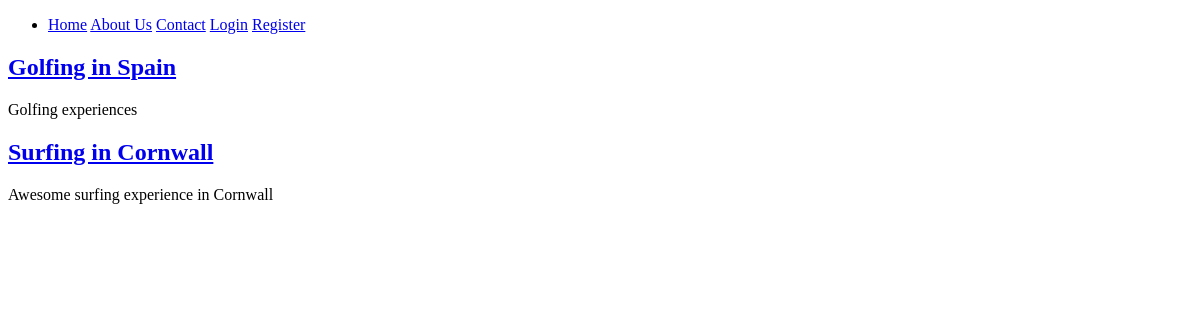
Before: / with the older database file.
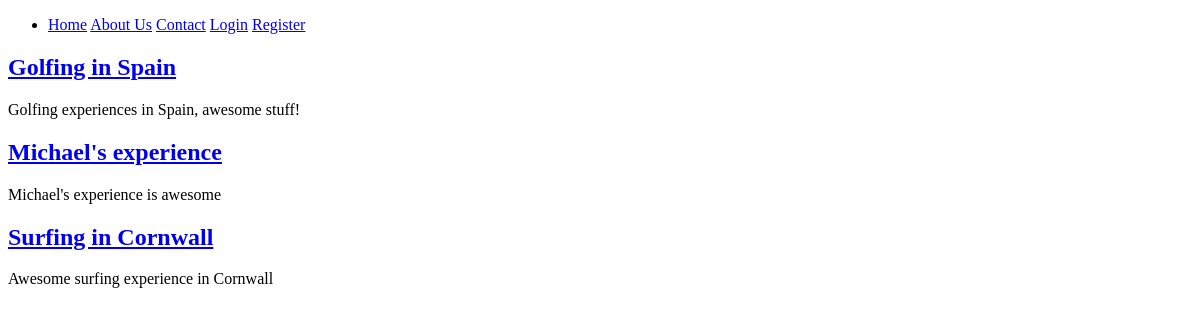
After: the same page with the newer database file.
### tpe/models.py (models this page shows)
class Experience(models.Model):
    name = models.CharField(max_length=255)
    description = models.TextField()
    slug = models.SlugField(unique=True)
    user = models.OneToOneField(User, blank=True, null=True)

### tpe/views.py (the view)
# urls.py: url(r'^$', views.index, name='home'),
def index(request):
    experiences = Experience.objects.all().order_by('name')
    return render(request, 'index.html', { 'experiences': experiences })

### tpe/templates/index.html (shortened to what this page needs)
{%  extends 'layouts/base.html' %}
{% load humanize %}
{% block content %}
    {%  for experience in experiences %}
        <h2><a href="{%  url 'experience_detail' slug=experience.slug %}">{{ experience.name }}</a></h2>
        <p>{{ experience.description }}</p>
    {%  endfor %}
{% endblock %}

### tpe/templates/layouts/base.html (shortened to what this page needs)
{% load staticfiles %}
<!DOCTYPE html>
<html>
  <head>
      <link rel="stylesheet" href="{% static 'css/style.css' %}" />
  </head>
  <body>
    <header>
        <nav>
            <ul>
                <li>
                    <a href="{%  url 'home' %}">Home</a>
                    <a href="{%  url 'about' %}">About Us</a>
                    <a href="{%  url 'contact' %}">Contact</a>
                    {% if user.is_authenticated %}
                        <a href="{%  url 'auth_logout' %}">Logout</a>
                    {% else %}
                        <a href="{%  url 'auth_login' %}">Login</a>
                        <a href="{%  url 'registration_register' %}">Register</a>
                    {%  endif %}
                </li>
            </ul>
        </nav>
    </header>
    {%  block content %}
    {%  endblock %}
  </body>
</html>

Changed rows visible on the page:
changed Experience "Golfing in Spain": description "Golfing experiences" → "Golfing experiences in Spain, awesome stuff!"
added Experience: name "Michael's experience", description "Michael's experience is awesome"
